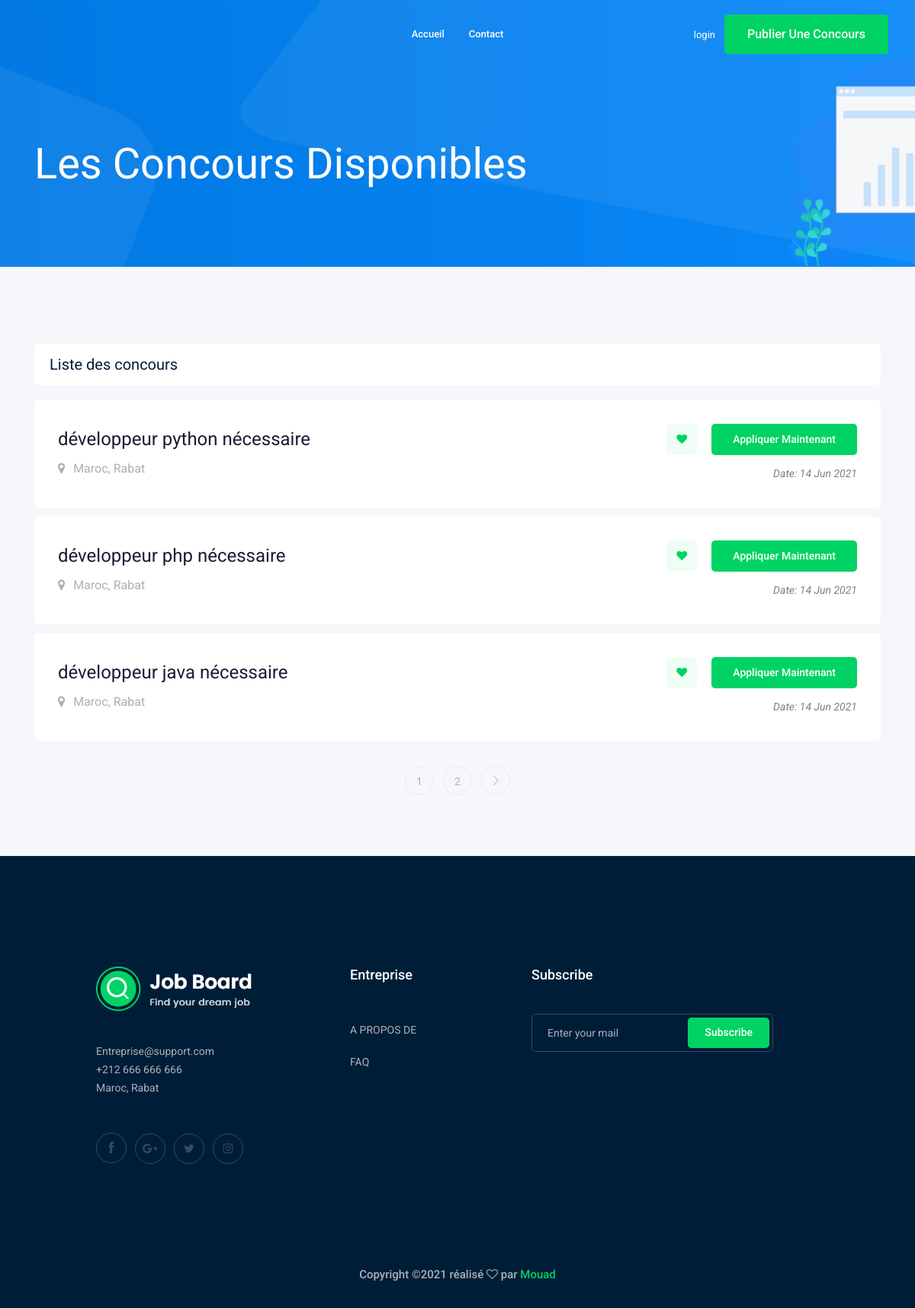
Screenshot of /jobs/ with the database file from the repository.
### job/models.py (models this page shows, shortened)
class Job(models.Model):  # table
    owner = models.ForeignKey(User, related_name='job_owner', on_delete=models.CASCADE, verbose_name='propriétaire')
    title = models.CharField(max_length=150, verbose_name='titre', help_text="Titre de Concours")  # column
    description = models.TextField(max_length=1000, help_text='Description du Concours')
    published_at = models.DateTimeField(auto_now=True)
    Vacancy = models.IntegerField(default=1, verbose_name='position')
    experience = models.IntegerField(default=1, help_text="Nombre d'années d'expérience")
    category = models.ForeignKey('Category',on_delete=models.CASCADE, verbose_name='catégorie')
    image = models.ImageField(upload_to='jobs/')
    slug = models.SlugField(blank=True, null=True)
    class Meta:
        verbose_name_plural = "concours"

### job/views.py (the view)
# urls.py: path('', views.job_list, name='job_list'),
def job_list(request):
    job_list = Job.objects.all()
    paginator = Paginator(job_list, 3)
    page_number = request.GET.get('page')
    page_obj = paginator.get_page(page_number)
    context = {'jobs':page_obj}
    return render(request, 'job/job_list.html', context)

### job/templates/job/job_list.html (shortened to what this page needs)
{% extends "base.html" %}
{% block body %}
<div class="bradcam_area bradcam_bg_1">
    <div class="container">
        <div class="row">
            <div class="col-xl-12">
                <div class="bradcam_text">
                    <h3>{{jobs.count}} les concours disponibles</h3>
                </div>
            </div>
        </div>
    </div>
</div>
<div class="job_listing_area plus_padding">
    <div class="container">
        <div class="row">
            <div class="col-lg-12 mx-auto">
                <div class="recent_joblist_wrap">
                    <div class="recent_joblist white-bg ">
                        <div class="row align-items-center">
                            <div class="col-md-6">
                                <h4>Liste des concours</h4>
                            </div>
                        </div>
                    </div>
                </div>
                <div class="job_lists m-0">
                    <div class="row">
                        {% for job in jobs %}
                        <div class="col-lg-12 col-md-12">
                            <div class="single_jobs white-bg d-flex justify-content-between">
                                <div class="jobs_left d-flex align-items-center">
                                    <div class="jobs_conetent">
                                        <a href="{% url 'jobs:job_detail' job.slug %}"><h4>{{job.title}}</h4></a>
                                        <div class="links_locat d-flex align-items-center">
                                            <div class="location">
                                                <p> <i class="fa fa-map-marker"></i> Maroc, Rabat</p>
                                            </div>
                                        </div>
                                    </div>
                                </div>
                                <div class="jobs_right">
                                    <div class="apply_now">
                                        <a class="heart_mark" href="#"> <i class="fa fa-heart"></i> </a>
                                        <a href="{% url 'jobs:job_detail' job.slug %}" class="boxed-btn3">Appliquer maintenant</a>
                                    </div>
                                    <div class="date">
                                        <p>Date: {{job.published_at|date:'d M Y'}}</p>
                                    </div>
                                </div>
                            </div>
                        </div>
                        {% endfor %}
                    </div>
                    {% if jobs.has_other_pages %}
                        <div class="row">
                            <div class="col-lg-12">
                                <div class="pagination_wrap">
                                    <ul>
                                            {% for i in jobs.paginator.page_range %}
                                                <li><a href="?page={{i}}"><span>{{i}}</span></a></li>
                                            {% endfor %}
                                        {% if jobs.has_next %}
                                            <li><a href="?page={{jobs.next_page_number}}"> <i class="ti-angle-right"></i> </a></li>
                                        {% endif %}
                                    </ul>
                                </div>
                            </div>
                        </div>
                    {% endif %}
                </div>
            </div>
        </div>
    </div>
</div>
{% endblock body %}

### templates/base.html (shortened to what this page needs)
{% load static %}
<!DOCTYPE html>
<html lang="en">
<head>
    <link rel="stylesheet" href="{% static 'css/bootstrap.min.css' %}">
    <link rel="stylesheet" href="{% static 'css/owl.carousel.min.css' %}">
    <link rel="stylesheet" href="{% static 'css/magnific-popup.css' %}">
    <link rel="stylesheet" href="{% static 'css/font-awesome.min.css' %}">
    <link rel="stylesheet" href="{% static 'css/themify-icons.css' %}">
    <link rel="stylesheet" href="{% static 'css/nice-select.css' %}">
    <link rel="stylesheet" href="{% static 'css/flaticon.css' %}">
    <link rel="stylesheet" href="{% static 'css/jquery-ui.css' %}">
    <link rel="stylesheet" href="{% static 'css/gijgo.css' %}">
    <link rel="stylesheet" href="{% static 'css/animate.min.css' %}">
    <link rel="stylesheet" href="{% static 'css/slicknav.css' %}">
    <link rel="stylesheet" href="{% static 'css/style.css' %}">
</head>
<body><header>
        <div class="header-area ">
            <div id="sticky-header" class="main-header-area">
                <div class="container-fluid ">
                    <div class="header_bottom_border">
                        <div class="row align-items-center">
                            <div class="col-xl-3 col-lg-2">
                            </div>
                            <div class="col-xl-6 col-lg-7">
                                <div class="main-menu  d-none d-lg-block">
                                    <nav>
                                        <ul id="navigation">
                                            <li><a href="{% url 'jobs:job_list' %}">accueil</a></li>
                                            <li><a href="{% url 'jobs:contact' %}">Contact</a></li>
                                        </ul>
                                    </nav>
                                </div>
                            </div>
                            <div class="col-xl-3 col-lg-3 d-none d-lg-block">
                                <div class="Appointment">
                                {% if request.user.is_authenticated %}
                                    <div class="phone_num d-none d-xl-block">
                                        <a href="{% url 'accounts:profile' %}">Profile</a>
                                    </div>
                                    {% else %}
                                    <div class="phone_num d-none d-xl-block">
                                        <a href="{% url 'login' %}">login</a>
                                    </div>
                                    {% endif %}
                                    <div class="d-none d-lg-block">
                                        <a class="boxed-btn3" href="{% url 'jobs:add_job' %}">Publier une concours</a>
                                    </div>
                                </div>
                            </div>
                            <div class="col-12">
                            </div>
                        </div>
                    </div>
                </div>
            </div>
        </div>
    </header>
    {% block body %}{% endblock body %}
    <footer class="footer">
        <div class="footer_top">
            <div class="container">
                <div class="row">
                    <div class="col-xl-3 col-md-6 col-lg-3 ml-5 pl-5">
                        <div class="footer_widget wow fadeInUp" data-wow-duration="1s" data-wow-delay=".3s">
                            <div class="footer_logo">
                                <a href="#">
                                    <img src="img/logo.png" alt="">
                                </a>
                            </div>
                            <p>
                                Entreprise@support.com <br>
                                +212 666 666 666 <br>
                                Maroc, Rabat
                            </p>
                            <div class="socail_links">
                                <ul>
                                    <li>
                                        <a href="#">
                                            <i class="ti-facebook"></i>
                                        </a>
                                    </li>
                                    <li>
                                        <a href="#">
                                            <i class="fa fa-google-plus"></i>
                                        </a>
                                    </li>
                                    <li>
                                        <a href="#">
                                            <i class="fa fa-twitter"></i>
                                        </a>
                                    </li>
                                    <li>
                                        <a href="#">
                                            <i class="fa fa-instagram"></i>
                                        </a>
                                    </li>
                                </ul>
                            </div>
                        </div>
                    </div>
                    <div class="col-xl-2 col-md-6 col-lg-2 ml-5 pl-5">
                        <div class="footer_widget wow fadeInUp" data-wow-duration="1.1s" data-wow-delay=".4s">
                            <h3 class="footer_title">
                                Entreprise
                            </h3>
                            <ul>
                                <li><a href="#">A PROPOS DE</a></li>
                                <li><a href="#">FAQ</a></li>
                            </ul>
                        </div>
                    </div>
                    <div class="col-xl-4 col-md-6 col-lg-4 ml-5 pl-5">
                        <div class="footer_widget wow fadeInUp" data-wow-duration="1.3s" data-wow-delay=".6s">
                            <h3 class="footer_title">
                                Subscribe
                            </h3>
                            <form action="#" class="newsletter_form">
                                <input type="text" placeholder="Enter your mail">
                                <button type="submit">Subscribe</button>
                            </form>
                        </div>
                    </div>
                </div>
            </div>
        </div>
        <div class="copy-right_text wow fadeInUp" data-wow-duration="1.4s" data-wow-delay=".3s">
            <div class="container">
                <div class="row">
                    <div class="col-xl-12">
                        <p class="copy_right text-center">
Copyright &copy;<script>document.write(new Date().getFullYear());</script> réalisé  <i class="fa fa-heart-o" aria-hidden="true"></i> par <a href="https://colorlib.com" target="_blank">Mouad</a>
                        </p>
                    </div>
                </div>
            </div>
        </div>
    </footer>
</body>
</html>

### rows the page displays
Job: title "développeur python nécessaire", published_at "14 Jun 2021"
Job: title "développeur php nécessaire", published_at "14 Jun 2021"
Job: title "développeur java nécessaire", published_at "14 Jun 2021"

### other values shown
{{ i }} "1" "2"
